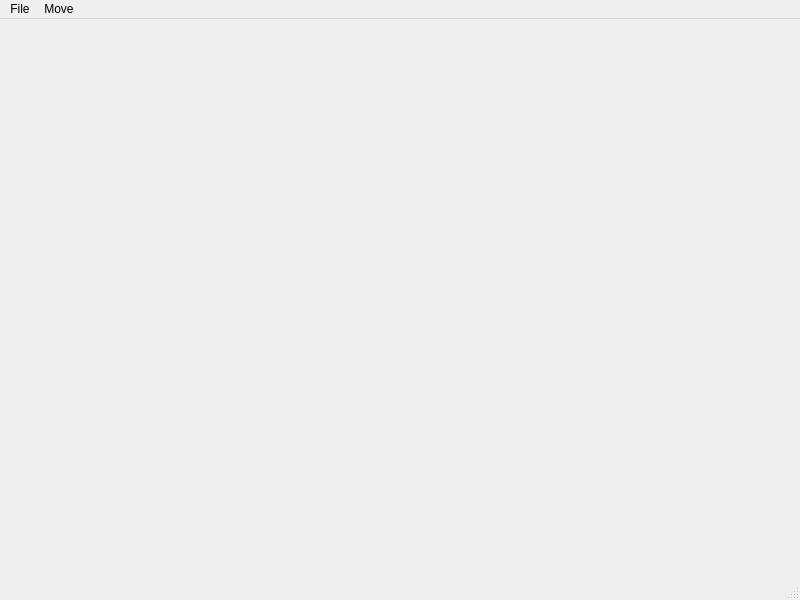
<?xml version="1.0" encoding="UTF-8"?>
<ui version="4.0">
 <class>MainWindow</class>
 <widget class="QMainWindow" name="MainWindow">
  <property name="geometry">
   <rect>
    <x>0</x>
    <y>0</y>
    <width>800</width>
    <height>600</height>
   </rect>
  </property>
  <property name="windowTitle">
   <string>MainWindow</string>
  </property>
  <widget class="QWidget" name="centralwidget"/>
  <widget class="QMenuBar" name="menubar">
   <property name="geometry">
    <rect>
     <x>0</x>
     <y>0</y>
     <width>800</width>
     <height>22</height>
    </rect>
   </property>
   <widget class="QMenu" name="fileMenu">
    <property name="title">
     <string>File</string>
    </property>
    <addaction name="actionLoad_Model"/>
    <addaction name="actionLoad_Texture"/>
    <addaction name="actionChose_Color"/>
    <addaction name="actionSave_Model"/>
    <addaction name="actionTriangulation"/>
    <addaction name="actionRotate_Scale_Translate"/>
   </widget>
   <widget class="QMenu" name="moveMenu">
    <property name="title">
     <string>Move</string>
    </property>
    <addaction name="actionUp"/>
    <addaction name="actionDown"/>
    <addaction name="actionLeft"/>
    <addaction name="actionRight"/>
    <addaction name="actionBack"/>
    <addaction name="actionForward"/>
   </widget>
   <addaction name="fileMenu"/>
   <addaction name="moveMenu"/>
  </widget>
  <widget class="QStatusBar" name="statusbar"/>
  <action name="actionTriangulation">
   <property name="checkable">
    <bool>true</bool>
   </property>
   <property name="text">
    <string>Triangulation</string>
   </property>
   <property name="toolTip">
    <string>triangulation</string>
   </property>
  </action>
  <action name="actionLoad_Model">
   <property name="text">
    <string>Load Model</string>
   </property>
  </action>
  <action name="actionLoad_Texture">
   <property name="text">
    <string>Load Texture</string>
   </property>
  </action>
  <action name="actionChose_Color">
   <property name="text">
    <string>Chose Color</string>
   </property>
  </action>
  <action name="actionSave_Model">
   <property name="text">
    <string>Save Model</string>
   </property>
  </action>
  <action name="actionUp">
   <property name="text">
    <string>Up</string>
   </property>
   <property name="shortcut">
    <string>Up</string>
   </property>
  </action>
  <action name="actionDown">
   <property name="text">
    <string>Down</string>
   </property>
   <property name="shortcut">
    <string>Down</string>
   </property>
  </action>
  <action name="actionLeft">
   <property name="text">
    <string>Left</string>
   </property>
   <property name="shortcut">
    <string>Left</string>
   </property>
  </action>
  <action name="actionRight">
   <property name="text">
    <string>Right</string>
   </property>
   <property name="shortcut">
    <string>Right</string>
   </property>
  </action>
  <action name="actionBack">
   <property name="text">
    <string>Back</string>
   </property>
   <property name="shortcut">
    <string>S</string>
   </property>
  </action>
  <action name="actionForward">
   <property name="text">
    <string>Forward</string>
   </property>
   <property name="shortcut">
    <string>W</string>
   </property>
  </action>
  <action name="actionRotate_Scale_Translate">
   <property name="text">
    <string>Rotate_Scale_Translate</string>
   </property>
  </action>
 </widget>
 <resources/>
 <connections/>
</ui>
